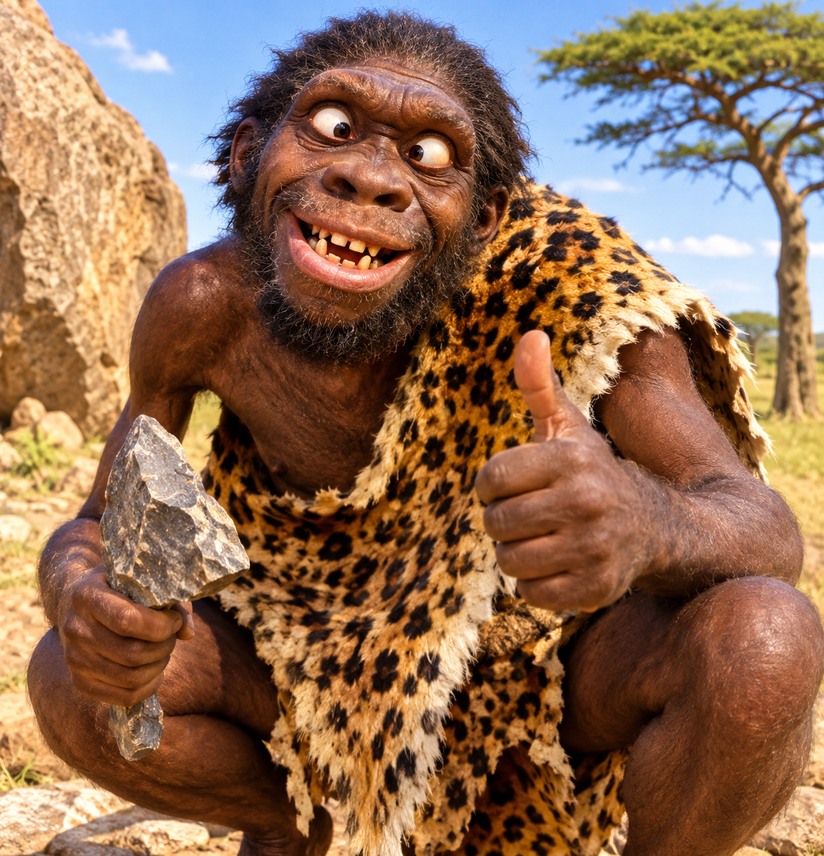
#> input picture images/tech-mzee.png, 824 x 856 px, shrunk from 1231 x 1278 before the run, found by its file name
$ python analyse_face.py
#> lines starting #> are read from the running program, lines starting #| are printed output that depends on the picture
from PIL import Image, ImageDraw

img = Image.open("images/tech-mzee.png").convert("RGB")
#> img is the input picture: PIL image 824x856 RGB; mean R, G, B 142.8, 109, 84.8
draw = ImageDraw.Draw(img)

w, h = img.size
#> w = 824; h = 856

for x in range(0, w, 100):
    draw.line((x, 0, x, h), fill="red", width=1)
    draw.text((x + 3, 3), str(x), fill="yellow")

for y in range(0, h, 100):
    draw.line((0, y, w, y), fill="red", width=1)
    draw.text((3, y + 3), str(y), fill="yellow")

img.save("images/tech-mzee-grid.jpg")
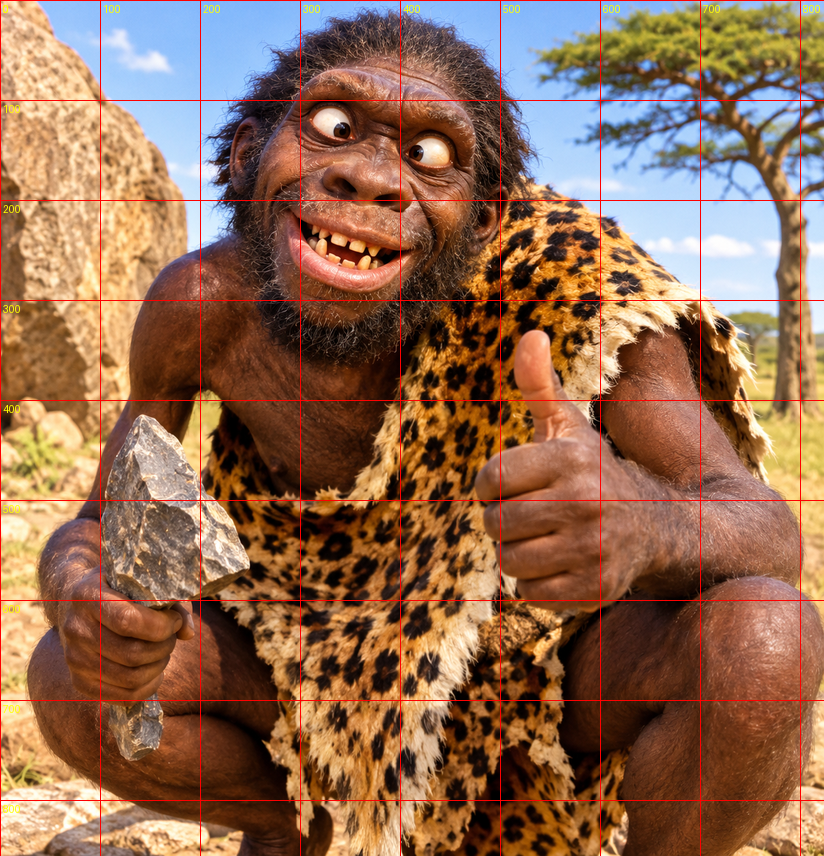
#> saved as tech-mzee-grid.jpg: PIL image 824x856 RGB; mean R, G, B 145.3, 106.6, 82.6
print("Grid image created!")

$ run again, with images/face-detail.png copied over images/tech-mzee.png
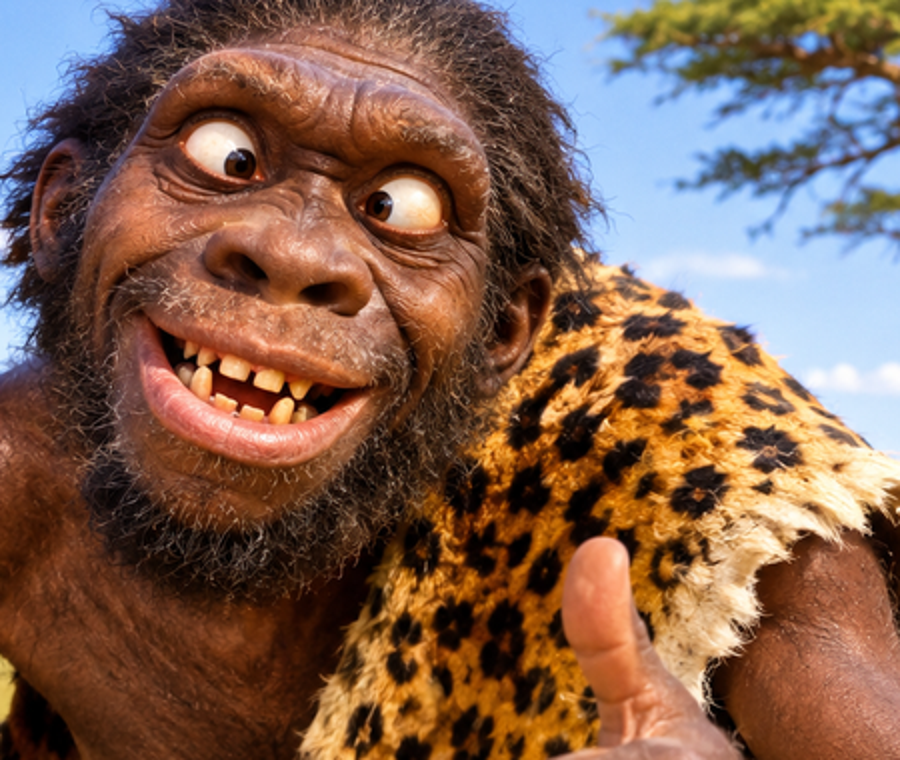
#> input picture images/face-detail.png, 900 x 760 px, found by its file name
#> img is the input picture: PIL image 900x760 RGB; mean R, G, B 128.7, 96.8, 80.7
#> `img.save("images/tech-mzee-grid.jpg")`:
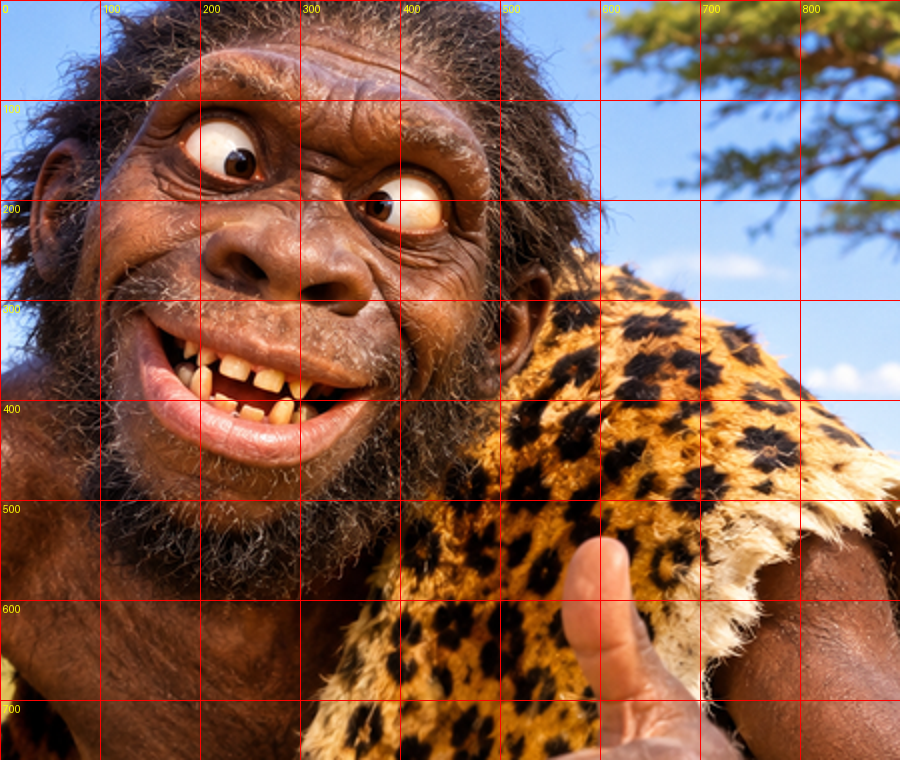
#> saved as tech-mzee-grid.jpg: PIL image 900x760 RGB; mean R, G, B 131.4, 94.9, 78.8

$ run again, with images/left-eye-closeup.png copied over images/tech-mzee.png
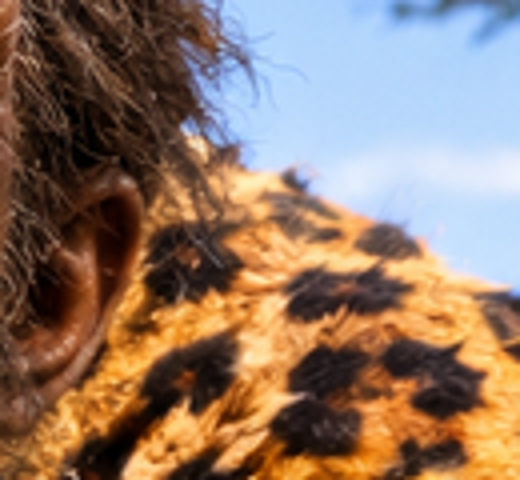
#> input picture images/left-eye-closeup.png, 520 x 480 px, found by its file name
#> img is the input picture: PIL image 520x480 RGB; mean R, G, B 145, 120.9, 105
#> `img.save("images/tech-mzee-grid.jpg")`:
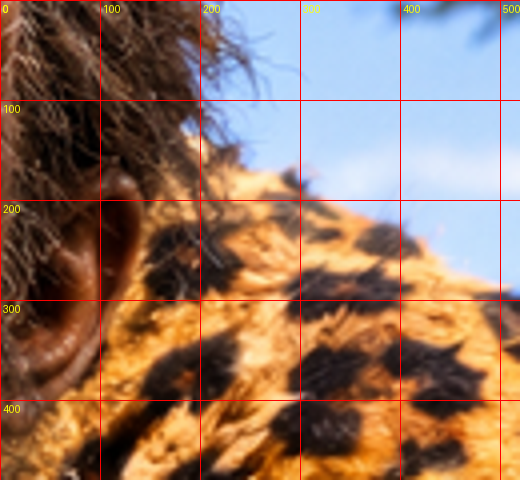
#> saved as tech-mzee-grid.jpg: PIL image 520x480 RGB; mean R, G, B 147.7, 118.6, 102.4
